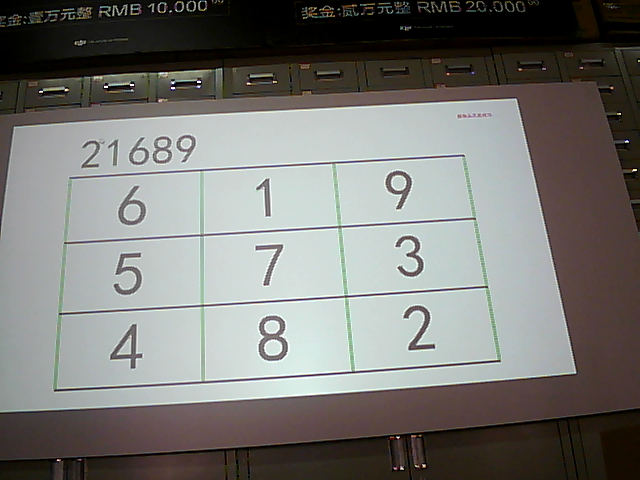
#> input picture PadPass/0_21689_619573482.jpg, 640 x 480 px, given in place of 20170313_143106.mp4, which was not available
$ python wurenji1.py   (Python 2 division)
#> lines starting #> are read from the running program, lines starting #| are printed output that depends on the picture; after the words box and inside, x2 and y2 are one past the last pixel; in counts of white or black regions, pixels touching at a corner belong together; pictures that were not available may be replaced by others from this repository, and a replacement may not be noted
import cv2
import numpy as np
cap=cv2.VideoCapture("/Users/wzq/Downloads/20170313_143106.mp4")

while True:
    success, frame = cap.read()
#> frame is the input picture: shape (480, 640, 3); mean B, G, R 116.8, 120.3, 120.9
    edged = cv2.Canny(frame, 500, 2000, apertureSize=5)
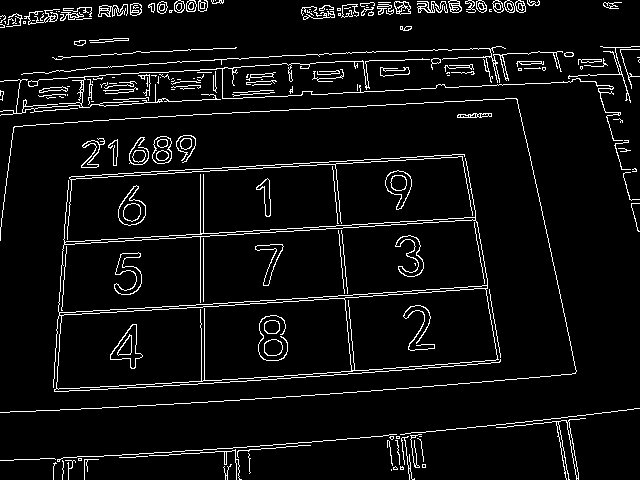
#> edged: shape (480, 640); 5.8% white in thin lines or dots
    contours, hierarchy = cv2.findContours(edged.copy(), cv2.RETR_TREE, cv2.CHAIN_APPROX_SIMPLE)
#> contours = 330 contours, 202 with area under 20; largest, box (x1, y1, x2, y2) and area: (53, 158, 501, 392) 62548, (58, 219, 488, 313) 28564, (56, 298, 352, 390) 21411, (344, 288, 498, 371) 10516, (59, 285, 488, 316) 1031
    for i in contours:
        x, y, w, h = cv2.boundingRect(i)
        if w<200 or h<200:
            continue
        print w,h
        cv2.rectangle(frame, (x, y), (x + w, y + h), (0, 0, 255), 2)
#> this loop made 330 passes
#> (x, y, w, h) on passes 2 to 4: (400, 466, 4, 4), (400, 467, 4, 3), (393, 466, 5, 4)
#| 448 234
#| 577 315
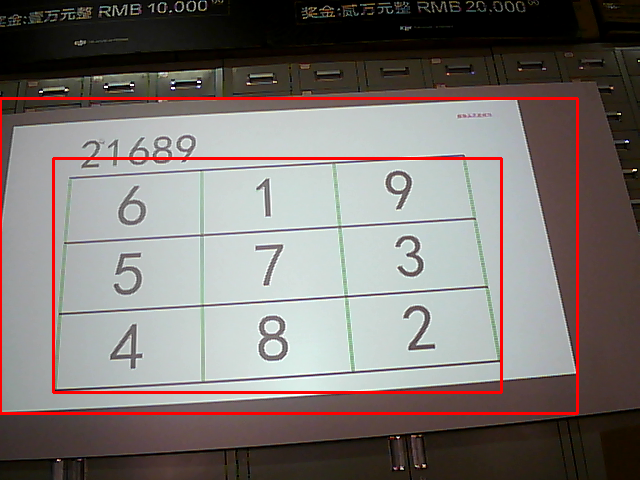
#> frame: shape (480, 640, 3); 2.97% of pixels changed, all inside (x1, y1, x2, y2) = (0, 97, 579, 415)

    # [8 lines of commented-out code are left out]
    cv2.imshow("white",frame)
    if cv2.waitKey(1) & 0xFF == ord('q'):
#> (key q is pressed here)
        break
    continue


    # lower_red = np.array([90, 90, 90])
    # upper_red = np.array([255, 255, 255])
    # mask = cv2.inRange(hsv, lower_red, upper_red)
    # mask = cv2.GaussianBlur(mask, (5, 5), 1)
    # # kernel = np.ones((5, 5), np.uint8)
    # #
    # # img_dilation = cv2.dilate(mask, kernel, iterations=1)
    #
    # #cv2.waitKey(0)
    # contours, hierarchy = cv2.findContours(mask.copy(), cv2.RETR_TREE, cv2.CHAIN_APPROX_SIMPLE)
    # #peri = cv2.arcLength(c, True)
    # for cnt in contours:
    #     approx = cv2.approxPolyDP(cnt, 0.04 * cv2.arcLength(cnt, True), True)
    #     if len(approx) == 3 or len(approx):
    #         x, y, w, h = cv2.boundingRect(cnt)
    #         # if (w < 20 or h < 20 or w > 150 or h > 150):
    #         #     continue
    #         cv2.rectangle(frame, (x, y), (x + w, y + h), (0, 0, 255), 2)
    # cv2.imshow("", frame)
    if cv2.waitKey(1) & 0xFF == ord('q'):
        break

$ run again, on PadPass/0_48977_148796235.jpg
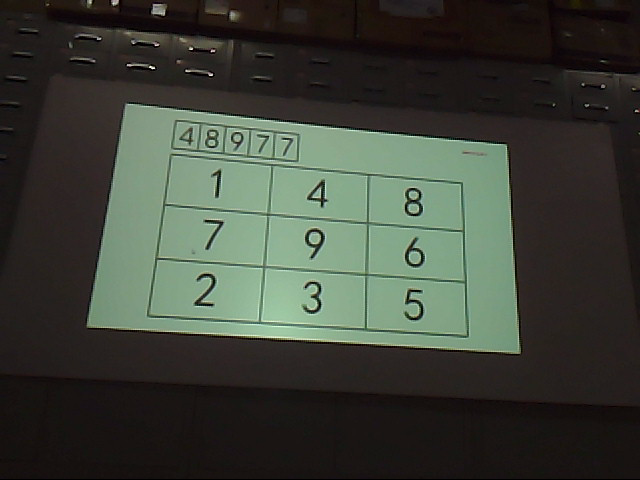
#> input picture PadPass/0_48977_148796235.jpg, 640 x 480 px, given in place of 20170313_143106.mp4, which was not available
#> frame is the input picture: shape (480, 640, 3); mean B, G, R 56.4, 65.8, 61.2
#> `edged = cv2.Canny(frame, 500, 2000, apertureSize=5)`:
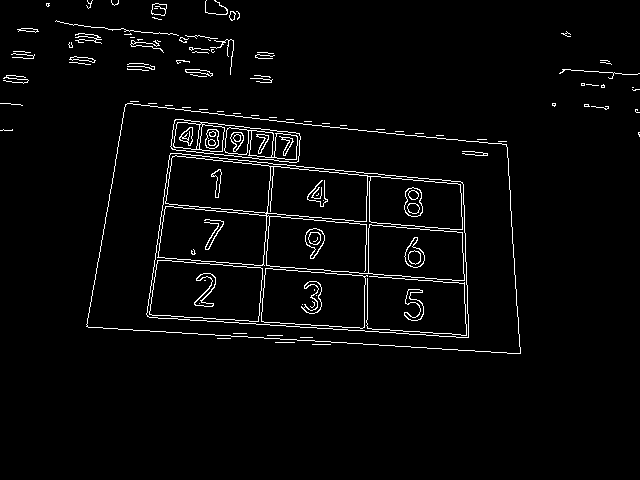
#> edged: shape (480, 640); 3% white in thin lines or dots, all inside (x1, y1, x2, y2) = (0, 0, 640, 354)
#> contours = 172 contours, 97 with area under 20; largest, box (x1, y1, x2, y2) and area: (86, 103, 521, 354) 88241, (86, 103, 521, 354) 88239, (146, 153, 469, 338) 49288, (146, 153, 469, 338) 49286, (157, 155, 465, 281) 23520
#> the loop `for i in contours:` made 172 passes
#> (x, y, w, h) on passes 8, 11, 20: (638, 132, 2, 5), (0, 129, 13, 2), (635, 109, 5, 4)
#> (printed output is left out)
#> after the loop `for i in contours:`:
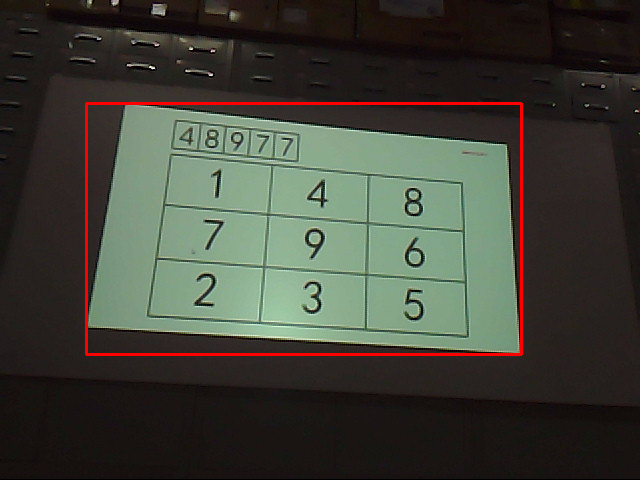
#> frame: shape (480, 640, 3); 1.34% of pixels changed, all inside (x1, y1, x2, y2) = (85, 102, 523, 356)
